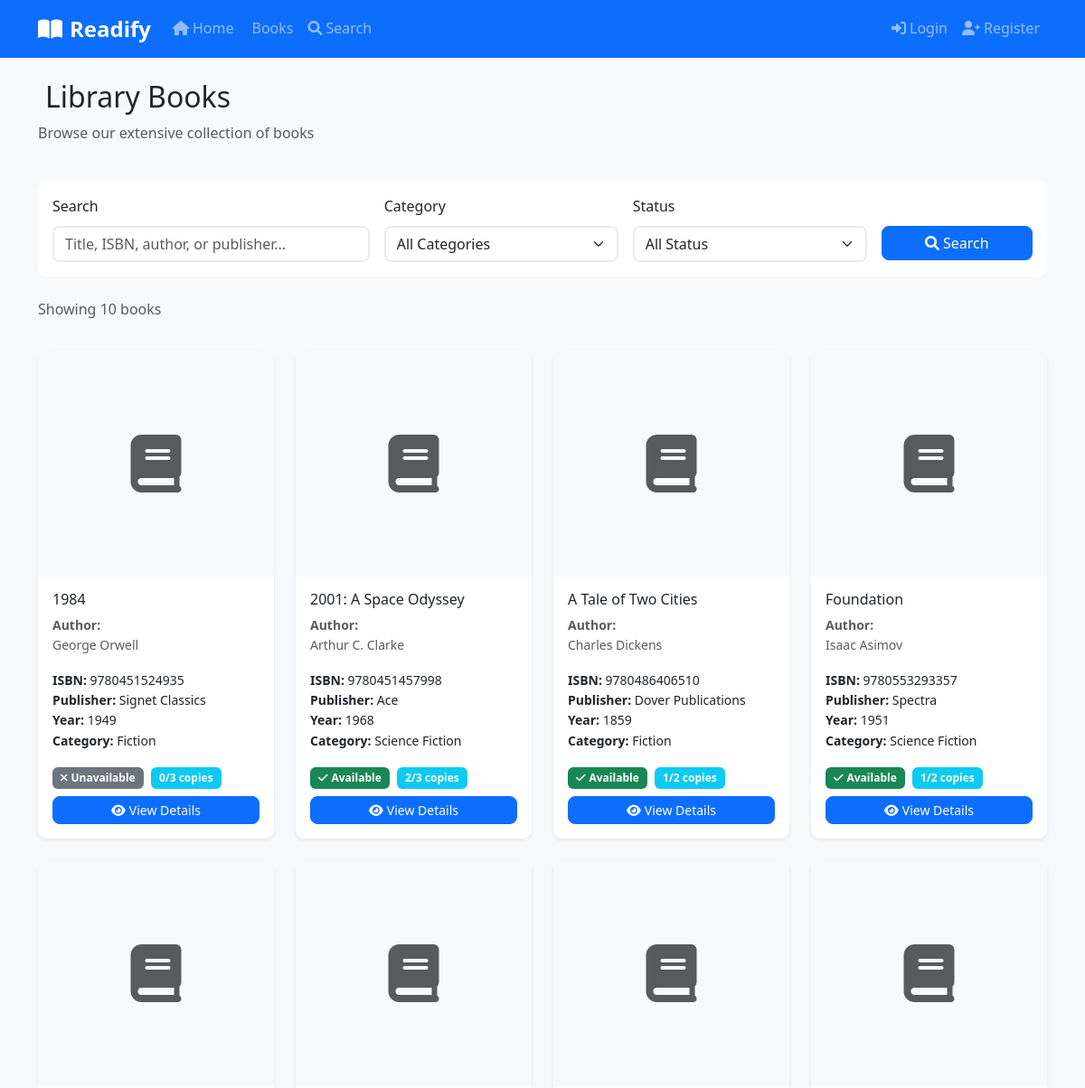
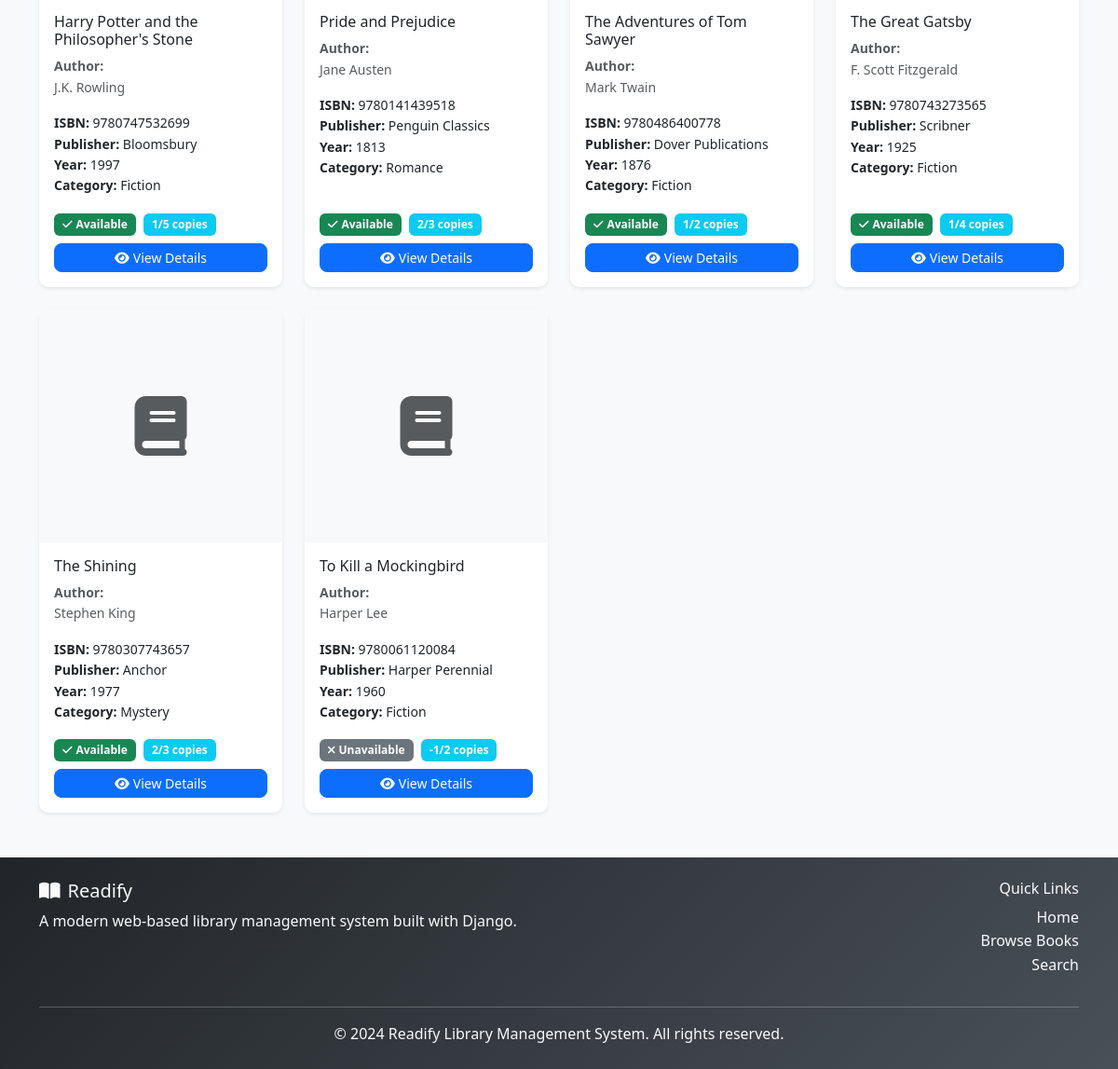
The page /books/ on the database its author committed (2 pictures, top to bottom).
### library/models.py (models this page shows, shortened)
class Book(models.Model):
    STATUS_CHOICES = [
        ('available', 'Available'),
        ('borrowed', 'Borrowed'),
        ('reserved', 'Reserved'),
        ('maintenance', 'Under Maintenance'),
    ]
    title = models.CharField(max_length=200)
    isbn = models.CharField(max_length=13, unique=True, help_text="13-character ISBN")
    authors = models.ManyToManyField(Author, related_name='books')
    category = models.ForeignKey(Category, on_delete=models.CASCADE, related_name='books')
    publisher = models.CharField(max_length=200)
    publication_year = models.IntegerField(
        validators=[MinValueValidator(1000), MaxValueValidator(2024)]
    )
    pages = models.IntegerField(validators=[MinValueValidator(1)])
    description = models.TextField(blank=True)
    cover_image = models.ImageField(upload_to='book_covers/', blank=True, null=True)
    status = models.CharField(max_length=20, choices=STATUS_CHOICES, default='available')
    total_copies = models.IntegerField(default=1, validators=[MinValueValidator(1)])
    available_copies = models.IntegerField(default=1, validators=[MinValueValidator(0)])
    price = models.DecimalField(max_digits=10, decimal_places=2, null=True, blank=True)
    created_at = models.DateTimeField(auto_now_add=True)
    updated_at = models.DateTimeField(auto_now=True)
    class Meta:
        ordering = ['title']
    @property
    def is_available(self):
        return self.available_copies > 0 and self.status == 'available'

class Author(models.Model):
    first_name = models.CharField(max_length=100)
    last_name = models.CharField(max_length=100)
    bio = models.TextField(blank=True)
    birth_date = models.DateField(null=True, blank=True)
    created_at = models.DateTimeField(auto_now_add=True)
    class Meta:
        ordering = ['last_name', 'first_name']
    @property
    def full_name(self):
        return f"{self.first_name} {self.last_name}"

class Category(models.Model):
    name = models.CharField(max_length=100, unique=True)
    description = models.TextField(blank=True)
    created_at = models.DateTimeField(auto_now_add=True)
    class Meta:
        verbose_name_plural = "Categories"

### library/views.py (the view, shortened to what this page needs)
# urls.py: path('books/', views.BookListView.as_view(), name='book_list'),
class BookListView(ListView):
    model = Book
    template_name = 'library/books.html'
    context_object_name = 'books'
    paginate_by = 12
    def get_queryset(self):
        queryset = Book.objects.select_related('category').prefetch_related('authors')
        search_query = self.request.GET.get('search', '')
        category_filter = self.request.GET.get('category', '')
        status_filter = self.request.GET.get('status', '')
        if category_filter:
            queryset = queryset.filter(category_id=category_filter)
        if status_filter:
            queryset = queryset.filter(status=status_filter)
        return queryset.order_by('title')
    def get_context_data(self, **kwargs):
        context = super().get_context_data(**kwargs)
        context['categories'] = Category.objects.all()
        context['search_form'] = SearchForm(self.request.GET)
        context['status_choices'] = Book.STATUS_CHOICES
        return context

### library/forms.py
class SearchForm(forms.Form):
    search = forms.CharField(
        max_length=200,
        required=False,
        widget=forms.TextInput(attrs={
            'placeholder': 'Search by title, ISBN, author, or publisher...',
            'class': 'form-control'
        })
    )
    category = forms.ModelChoiceField(
        queryset=Category.objects.all(),
        required=False,
        empty_label="All Categories",
        widget=forms.Select(attrs={'class': 'form-control'})
    )
    author = forms.ModelChoiceField(
        queryset=Author.objects.all(),
        required=False,
        empty_label="All Authors",
        widget=forms.Select(attrs={'class': 'form-control'})
    )
    status = forms.ChoiceField(
        choices=[('', 'All Status')] + Book.STATUS_CHOICES,
        required=False,
        widget=forms.Select(attrs={'class': 'form-control'})
    )
    def __init__(self, *args, **kwargs):
        super().__init__(*args, **kwargs)
        self.fields['category'].queryset = Category.objects.all().order_by('name')
        self.fields['author'].queryset = Author.objects.all().order_by('last_name', 'first_name')

### templates/library/books.html (shortened to what this page needs)
{% extends 'base.html' %}
{% load static %}
{% block content %}
<div class="container mt-4">
    <div class="row mb-4">
        <div class="col-12">
            <h2>Library Books</h2>
            <p class="text-muted">Browse our extensive collection of books</p>
        </div>
    </div>
    <div class="row mb-4">
        <div class="col-12">
            <div class="card">
                <div class="card-body">
                    <form method="get" class="row g-3">
                        <div class="col-md-4">
                            <label for="search" class="form-label">Search</label>
                            <input type="text" class="form-control" id="search" name="search"
                                   value="{{ request.GET.search }}"
                                   placeholder="Title, ISBN, author, or publisher...">
                        </div>
                        <div class="col-md-3">
                            <label for="category" class="form-label">Category</label>
                            <select class="form-select" id="category" name="category">
                                <option value="">All Categories</option>
                            </select>
                        </div>
                        <div class="col-md-3">
                            <label for="status" class="form-label">Status</label>
                            <select class="form-select" id="status" name="status">
                                <option value="">All Status</option>
                            </select>
                        </div>
                        <div class="col-md-2">
                            <label class="form-label">&nbsp;</label>
                            <div class="d-grid">
                                <button type="submit" class="btn btn-primary">
                                    <i class="fas fa-search me-1"></i>Search
                                </button>
                            </div>
                        </div>
                    </form>
                </div>
            </div>
        </div>
    </div>
    <div class="row mb-3">
        <div class="col-12">
            <p class="text-muted">
                Showing {{ books|length }} book{{ books|length|pluralize }}
            </p>
        </div>
    </div>
    <div class="row g-4">
        {% for book in books %}
            <div class="col-md-6 col-lg-4 col-xl-3">
                <div class="card h-100 shadow-sm">
                    {% if book.cover_image %}
                        <img src="{{ book.cover_image.url }}" class="card-img-top" alt="{{ book.title }}"
                             style="height: 250px; object-fit: cover;">
                    {% else %}
                        <div class="card-img-top bg-light d-flex align-items-center justify-content-center"
                             style="height: 250px;">
                            <i class="fas fa-book fa-4x text-muted"></i>
                        </div>
                    {% endif %}
                    <div class="card-body d-flex flex-column">
                        <h6 class="card-title">{{ book.title }}</h6>
                        <p class="card-text text-muted small">
                            <strong>Author{{ book.authors.count|pluralize }}:</strong><br>
                            {% for author in book.authors.all %}
                                {{ author.full_name }}{% if not forloop.last %}, {% endif %}
                            {% endfor %}
                        </p>
                        <p class="card-text small">
                            <strong>ISBN:</strong> {{ book.isbn }}<br>
                            <strong>Publisher:</strong> {{ book.publisher }}<br>
                            <strong>Year:</strong> {{ book.publication_year }}<br>
                            <strong>Category:</strong> {{ book.category.name }}
                        </p>
                        <div class="mt-auto">
                            <div class="mb-2">
                                <span class="badge bg-{% if book.is_available %}success{% else %}secondary{% endif %}">
                                    {% if book.is_available %}
                                        <i class="fas fa-check me-1"></i>Available
                                    {% else %}
                                        <i class="fas fa-times me-1"></i>Unavailable
                                    {% endif %}
                                </span>
                                <span class="badge bg-info ms-1">
                                    {{ book.available_copies }}/{{ book.total_copies }} copies
                                </span>
                            </div>
                            <div class="d-grid gap-2">
                                <a href="{% url 'library:book_detail' book.id %}" class="btn btn-primary btn-sm">
                                    <i class="fas fa-eye me-1"></i>View Details
                                </a>
                            </div>
                        </div>
                    </div>
                </div>
            </div>
        {% endfor %}
    </div>
</div>
{% endblock %}

### static/css/style.css (style rules this page uses)
:root { --primary-color: #0d6efd; --secondary-color: #6c757d; --success-color: #198754; --danger-color: #dc3545; --warning-color: #ffc107; --info-color: #0dcaf0; --light-color: #f8f9fa; --dark-color: #212529; }
body { font-family: 'Segoe UI', Tahoma, Geneva, Verdana, sans-serif; line-height: 1.6; background-color: #f8f9fa; }
.card { border: none; border-radius: 10px; transition: transform 0.3s ease, box-shadow 0.3s ease; }
.btn { border-radius: 8px; font-weight: 500; transition: all 0.3s ease; }
.form-control, .form-select { border-radius: 8px; border: 2px solid #e9ecef; transition: border-color 0.3s ease, box-shadow 0.3s ease; }
.badge { font-size: 0.75rem; padding: 0.5em 0.75em; border-radius: 6px; }

### rows shown on the page
Book: title "1984", isbn "9780451524935", publisher "Signet Classics", publication_year "1949", category.name "Fiction", shows "Unavailable", available_copies "0", total_copies "3"
Author: full_name "George Orwell"
Book: title "2001: A Space Odyssey", isbn "9780451457998", publisher "Ace", publication_year "1968", category.name "Science Fiction", status "Available", available_copies "2", total_copies "3"
Author: full_name "Arthur C. Clarke"
Book: title "A Tale of Two Cities", isbn "9780486406510", publisher "Dover Publications", publication_year "1859", category.name "Fiction", status "Available", available_copies "1", total_copies "2"
Author: full_name "Charles Dickens"
Book: title "Foundation", isbn "9780553293357", publisher "Spectra", publication_year "1951", category.name "Science Fiction", status "Available", available_copies "1", total_copies "2"
Author: full_name "Isaac Asimov"
Book: title "Harry Potter and the Philosopher's Stone", isbn "9780747532699", publisher "Bloomsbury", publication_year "1997", category.name "Fiction", status "Available", available_copies "1", total_copies "5"
Author: full_name "J.K. Rowling"
Book: title "Pride and Prejudice", isbn "9780141439518", publisher "Penguin Classics", publication_year "1813", category.name "Romance", status "Available", available_copies "2", total_copies "3"
Author: full_name "Jane Austen"
Book: title "The Adventures of Tom Sawyer", isbn "9780486400778", publisher "Dover Publications", publication_year "1876", category.name "Fiction", status "Available", available_copies "1", total_copies "2"
Author: full_name "Mark Twain"
Book: title "The Great Gatsby", isbn "9780743273565", publisher "Scribner", publication_year "1925", category.name "Fiction", status "Available", available_copies "1", total_copies "4"
Author: full_name "F. Scott Fitzgerald"
Book: title "The Shining", isbn "9780307743657", publisher "Anchor", publication_year "1977", category.name "Mystery", status "Available", available_copies "2", total_copies "3"
Author: full_name "Stephen King"
Book: title "To Kill a Mockingbird", isbn "9780061120084", publisher "Harper Perennial", publication_year "1960", category.name "Fiction", shows "Unavailable", available_copies "-1", total_copies "2"
Author: full_name "Harper Lee"

### other values the page prints
{{ books|length }} "10"
